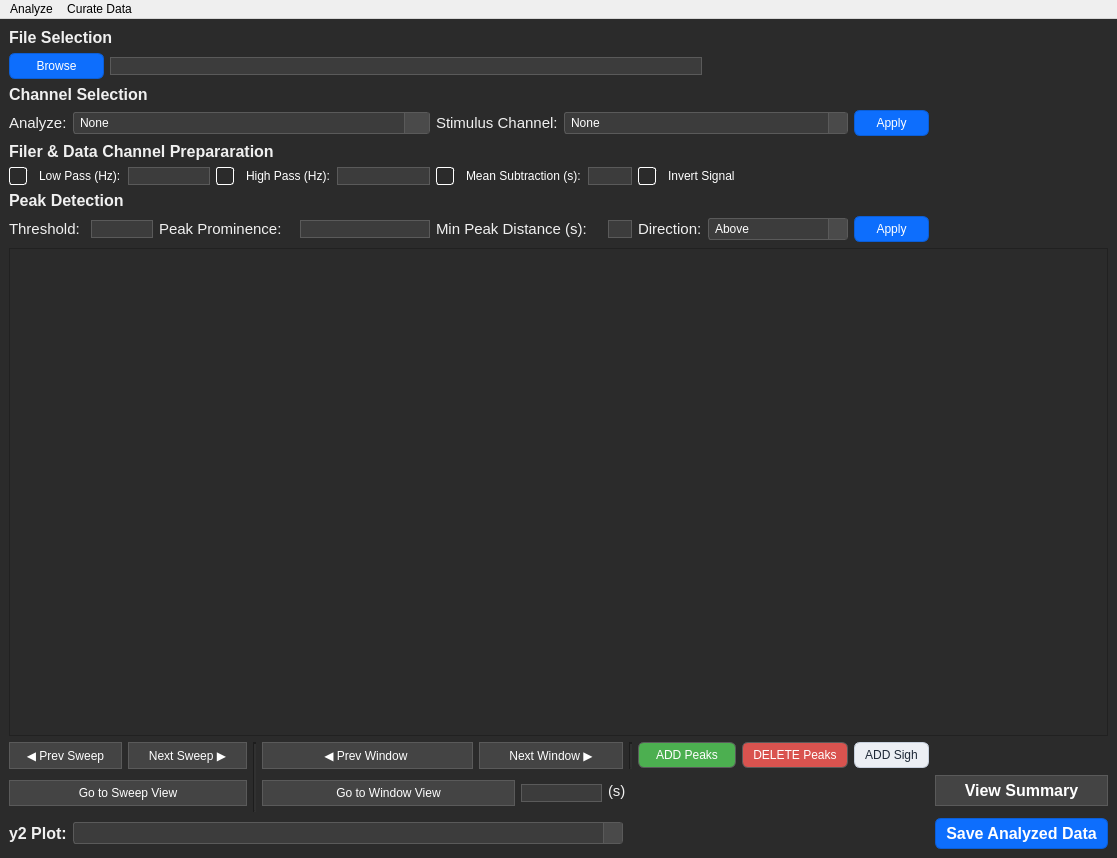
<?xml version="1.0" encoding="UTF-8"?>
<ui version="4.0">
 <class>MainWindow</class>
 <widget class="QMainWindow" name="MainWindow">
  <property name="geometry">
   <rect>
    <x>0</x>
    <y>0</y>
    <width>1073</width>
    <height>858</height>
   </rect>
  </property>
  <property name="windowTitle">
   <string>PlethAnalysisApp V0.1</string>
  </property>
  <property name="windowIcon">
   <iconset theme="applications-science"/>
  </property>
  <property name="autoFillBackground">
   <bool>true</bool>
  </property>
  <property name="styleSheet">
   <string notr="true"/>
  </property>
  <widget class="QWidget" name="centralwidget">
   <property name="styleSheet">
    <string notr="true">QWidget {
    background-color: #2b2b2b;
    color: #f0f0f0;
}

QLineEdit, QTextEdit, QPlainTextEdit {
    background-color: #3c3c3c;
    color: #ffffff;
    border: 1px solid #5a5a5a;
}

/* Buttons */
QPushButton {
    background-color: #444444;
    color: #ffffff;
    border: 1px solid #5a5a5a;
    padding: 5px;
}
QPushButton:hover { background-color: #555555; }
QPushButton:pressed { background-color: #333333; }

/* Checkboxes */
#centralwidget QCheckBox { color: #ffffff; }
#centralwidget QCheckBox:disabled { color: #7f8899; }

/* Combo boxes — match text boxes */
#centralwidget QComboBox {
    background-color: #3c3c3c;
    color: #ffffff;
    border: 1px solid #5a5a5a;
    padding: 2px 6px;
    border-radius: 3px;
}
#centralwidget QComboBox:hover {
    background-color: #454545;   /* subtle hover */
}
#centralwidget QComboBox:disabled {
    background-color: #2f2f2f;
    color: #9a9a9a;
    border-color: #4a4a4a;
}

/* Drop-down button area (kept slightly lighter so the default arrow is visible) */
#centralwidget QComboBox::drop-down {
    background: #4a4a4a;
    border-left: 1px solid #5a5a5a;
    width: 18px;
}

/* Popup list */
#centralwidget QComboBox QAbstractItemView {
    background: #3c3c3c;
    color: #ffffff;
    border: 1px solid #5a5a5a;
    selection-background-color: #555555;
    selection-color: #ffffff;
    outline: 0;
}

/* If any combo is editable, make its inner editor match too */
#centralwidget QComboBox QLineEdit {
    background-color: #3c3c3c;
    color: #ffffff;
    border: none;
}


/* White outline for checkbox indicator (the little box) */
#centralwidget QCheckBox::indicator {
    width: 16px;
    height: 16px;
    border: 1px solid #ffffff;    /* &lt;- white outline */
    border-radius: 3px;           /* optional */
    background: transparent;      /* keep your dark bg showing through */
    margin-right: 6px;            /* space between box and label */
}

#centralwidget QCheckBox::indicator:hover {
    border-color: #b6bfda;        /* softer hover hint */
}

#centralwidget QCheckBox::indicator:checked {
    background: #0d6efd;          /* blue fill when checked (optional) */
    border-color: #ffffff;        /* keep white outline when checked */
}

#centralwidget QCheckBox::indicator:disabled {
    border-color: #7f8899;        /* muted outline when disabled */
    background: transparent;
}
</string>
   </property>
   <layout class="QGridLayout" name="gridLayout">
    <item row="10" column="8" rowspan="2" colspan="5">
     <widget class="QPushButton" name="SnaptoWindowButton">
      <property name="text">
       <string>Go to Window View</string>
      </property>
     </widget>
    </item>
    <item row="9" column="20">
     <widget class="QPushButton" name="deletePeaksButton">
      <property name="styleSheet">
       <string notr="true">QPushButton {
    background-color: #d9534f;   /* normal red */
    color: white;
    border-radius: 6px;
    padding: 5px 10px;
}

/* Hover state */
QPushButton:hover {
    background-color: #c9302c;   /* darker red */
}

/* Pressed/clicked state */
QPushButton:pressed {
    background-color: #a71d2a;   /* even darker red */
}
</string>
      </property>
      <property name="text">
       <string>DELETE Peaks</string>
      </property>
     </widget>
    </item>
    <item row="5" column="4" colspan="2">
     <widget class="QLineEdit" name="LowPassVal"/>
    </item>
    <item row="3" column="0">
     <widget class="QLabel" name="AnalyzeLabel">
      <property name="font">
       <font>
        <pointsize>11</pointsize>
        <bold>false</bold>
       </font>
      </property>
      <property name="text">
       <string>Analyze:</string>
      </property>
     </widget>
    </item>
    <item row="4" column="0" colspan="11">
     <widget class="QLabel" name="FilterLabel">
      <property name="font">
       <font>
        <pointsize>12</pointsize>
        <bold>true</bold>
       </font>
      </property>
      <property name="text">
       <string>Filer &amp; Data Channel Prepararation</string>
      </property>
     </widget>
    </item>
    <item row="9" column="12" colspan="5">
     <widget class="QPushButton" name="NextWindowButton">
      <property name="text">
       <string>Next Window ▶</string>
      </property>
     </widget>
    </item>
    <item row="5" column="0" colspan="4">
     <widget class="QCheckBox" name="LowPass_checkBox">
      <property name="text">
       <string>Low Pass (Hz):</string>
      </property>
     </widget>
    </item>
    <item row="7" column="5" colspan="4">
     <widget class="QLabel" name="PeakProminenceLabel">
      <property name="font">
       <font>
        <pointsize>11</pointsize>
        <bold>false</bold>
       </font>
      </property>
      <property name="text">
       <string>Peak Prominence:</string>
      </property>
     </widget>
    </item>
    <item row="3" column="11" colspan="3">
     <widget class="QLabel" name="StimChanSelectLabel">
      <property name="font">
       <font>
        <pointsize>11</pointsize>
        <bold>false</bold>
       </font>
      </property>
      <property name="text">
       <string>Stimulus Channel:</string>
      </property>
     </widget>
    </item>
    <item row="3" column="1" colspan="10">
     <widget class="QComboBox" name="AnalyzeChanSelect">
      <property name="styleSheet">
       <string notr="true">/* Combo boxes — match text boxes */
#centralwidget QComboBox {
    background-color: #3c3c3c;
    color: #ffffff;
    border: 1px solid #5a5a5a;
    padding: 2px 6px;
    border-radius: 3px;
    padding-right: 24px;              /* make room for the arrow */
}

#centralwidget QComboBox:hover {
    background-color: #454545;        /* subtle hover */
}

#centralwidget QComboBox:disabled {
    background-color: #2f2f2f;
    color: #9a9a9a;
    border-color: #4a4a4a;
}

/* Drop-down button area */
#centralwidget QComboBox::drop-down {
    background: #4a4a4a;
    border-left: 1px solid #5a5a5a;
    width: 24px;                      /* matches the padding-right above */
}

/* Visible light arrow (uses Qt’s built-in pixmap) */
#centralwidget QComboBox::down-arrow {
    image: url(:/qt-project.org/styles/commonstyle/images/arrowdown-16.png);
    width: 12px;
    height: 12px;
    subcontrol-origin: padding;
    subcontrol-position: center;
}

/* Pressed / open state nudges the arrow for feedback */
#centralwidget QComboBox::down-arrow:on {
    position: relative;
    top: 1px;
    left: 0px;
}

/* Optional: dim the arrow when disabled */
#centralwidget QComboBox::down-arrow:disabled {
    image: url(:/qt-project.org/styles/commonstyle/images/arrowdown-16.png);
    /* Qt doesn't support opacity in QSS; rely on darker bg + disabled text color */
}
</string>
      </property>
      <item>
       <property name="text">
        <string>None</string>
       </property>
      </item>
     </widget>
    </item>
    <item row="12" column="1" colspan="16">
     <widget class="QComboBox" name="y2plot_dropdown"/>
    </item>
    <item row="6" column="0" colspan="11">
     <widget class="QLabel" name="PeakDetectionLabel">
      <property name="font">
       <font>
        <pointsize>12</pointsize>
        <bold>true</bold>
       </font>
      </property>
      <property name="text">
       <string>Peak Detection</string>
      </property>
     </widget>
    </item>
    <item row="5" column="10">
     <widget class="QLineEdit" name="HighPassVal"/>
    </item>
    <item row="0" column="0" colspan="4">
     <widget class="QLabel" name="FileSelectionLabel">
      <property name="font">
       <font>
        <pointsize>12</pointsize>
        <bold>true</bold>
       </font>
      </property>
      <property name="text">
       <string>File Selection</string>
      </property>
     </widget>
    </item>
    <item row="5" column="11" colspan="4">
     <widget class="QCheckBox" name="MeanSubtract_checkBox">
      <property name="text">
       <string>Mean Subtraction (s):</string>
      </property>
     </widget>
    </item>
    <item row="3" column="21">
     <widget class="QPushButton" name="ApplyChanPushButton">
      <property name="styleSheet">
       <string notr="true">QPushButton#ApplyChanPushButton {
    background-color: #0d6efd;   /* primary blue */
    color: white;
    border: 1px solid #0b5ed7;
    border-radius: 6px;
    padding: 5px 10px;
}

/* Hover */
QPushButton#ApplyChanPushButton:hover {
    background-color: #0b5ed7;
}

/* Pressed */
QPushButton#ApplyChanPushButton:pressed {
    background-color: #0a58ca;
}

/* Keyboard focus ring */
QPushButton#ApplyChanPushButton:focus {
    outline: none;
    border: 2px solid #b6d4fe;   /* subtle focus ring */
}

/* Disabled */
QPushButton#ApplyChanPushButton:disabled {
    background-color: #9ec5fe;
    border-color: #9ec5fe;
    color: #eef4ff;
}
</string>
      </property>
      <property name="text">
       <string>Apply</string>
      </property>
     </widget>
    </item>
    <item row="9" column="8" colspan="4">
     <widget class="QPushButton" name="PrevWindowButton">
      <property name="text">
       <string>◀ Prev Window </string>
      </property>
     </widget>
    </item>
    <item row="12" column="22" colspan="2">
     <widget class="QPushButton" name="SaveAnalyzedDataButton">
      <property name="font">
       <font>
        <pointsize>12</pointsize>
        <bold>true</bold>
       </font>
      </property>
      <property name="autoFillBackground">
       <bool>false</bool>
      </property>
      <property name="styleSheet">
       <string notr="true">QPushButton#SaveAnalyzedDataButton {
    background-color: #0d6efd;   /* primary blue */
    color: white;
    border: 1px solid #0b5ed7;
    border-radius: 6px;
    padding: 5px 10px;
}

/* Hover */
QPushButton#SaveAnalyzedDataButton:hover {
    background-color: #0b5ed7;
}

/* Pressed */
QPushButton#SaveAnalyzedDataButton:pressed {
    background-color: #0a58ca;
}

/* Keyboard focus ring */
QPushButton#SaveAnalyzedDataButton:focus {
    outline: none;
    border: 2px solid #b6d4fe;   /* subtle focus ring */
}

/* Disabled */
QPushButton#SaveAnalyzedDataButton:disabled {
    background-color: #9ec5fe;
    border-color: #9ec5fe;
    color: #eef4ff;
}
</string>
      </property>
      <property name="text">
       <string>Save Analyzed Data</string>
      </property>
     </widget>
    </item>
    <item row="9" column="4" colspan="3">
     <widget class="QPushButton" name="NextSweepButton">
      <property name="text">
       <string>Next Sweep ▶</string>
      </property>
     </widget>
    </item>
    <item row="5" column="15" colspan="3">
     <widget class="QLineEdit" name="MeanSubractVal"/>
    </item>
    <item row="10" column="16" colspan="2">
     <widget class="QLabel" name="WindowRangeLabel">
      <property name="font">
       <font>
        <pointsize>11</pointsize>
        <bold>false</bold>
       </font>
      </property>
      <property name="text">
       <string>(s)</string>
      </property>
     </widget>
    </item>
    <item row="2" column="0" colspan="6">
     <widget class="QLabel" name="ChannelSelectionLabel">
      <property name="font">
       <font>
        <pointsize>12</pointsize>
        <bold>true</bold>
       </font>
      </property>
      <property name="text">
       <string>Channel Selection</string>
      </property>
     </widget>
    </item>
    <item row="1" column="3" colspan="16">
     <widget class="QLineEdit" name="BrowseFilePath"/>
    </item>
    <item row="7" column="18">
     <widget class="QLabel" name="ThreshDirect">
      <property name="font">
       <font>
        <pointsize>11</pointsize>
        <bold>false</bold>
       </font>
      </property>
      <property name="text">
       <string>Direction:</string>
      </property>
     </widget>
    </item>
    <item row="9" column="17">
     <widget class="Line" name="line_2">
      <property name="lineWidth">
       <number>2</number>
      </property>
      <property name="orientation">
       <enum>Qt::Vertical</enum>
      </property>
     </widget>
    </item>
    <item row="7" column="0" colspan="2">
     <widget class="QLabel" name="ThresholdLabel">
      <property name="font">
       <font>
        <pointsize>11</pointsize>
        <bold>false</bold>
       </font>
      </property>
      <property name="text">
       <string>Threshold:</string>
      </property>
     </widget>
    </item>
    <item row="10" column="0" rowspan="2" colspan="7">
     <widget class="QPushButton" name="SnaptoSweepButton">
      <property name="text">
       <string>Go to Sweep View</string>
      </property>
     </widget>
    </item>
    <item row="8" column="0" colspan="24">
     <widget class="QFrame" name="MainPlot">
      <property name="sizePolicy">
       <sizepolicy hsizetype="Expanding" vsizetype="Expanding">
        <horstretch>0</horstretch>
        <verstretch>0</verstretch>
       </sizepolicy>
      </property>
      <property name="frameShape">
       <enum>QFrame::StyledPanel</enum>
      </property>
      <property name="frameShadow">
       <enum>QFrame::Raised</enum>
      </property>
      <property name="lineWidth">
       <number>3</number>
      </property>
     </widget>
    </item>
    <item row="3" column="14" colspan="7">
     <widget class="QComboBox" name="StimChanSelect">
      <item>
       <property name="text">
        <string>None</string>
       </property>
      </item>
     </widget>
    </item>
    <item row="1" column="0" colspan="3">
     <widget class="QPushButton" name="BrowseButton">
      <property name="palette">
       <palette>
        <active>
         <colorrole role="WindowText">
          <brush brushstyle="SolidPattern">
           <color alpha="255">
            <red>255</red>
            <green>255</green>
            <blue>255</blue>
           </color>
          </brush>
         </colorrole>
         <colorrole role="Button">
          <brush brushstyle="SolidPattern">
           <color alpha="255">
            <red>13</red>
            <green>110</green>
            <blue>253</blue>
           </color>
          </brush>
         </colorrole>
         <colorrole role="Text">
          <brush brushstyle="SolidPattern">
           <color alpha="255">
            <red>255</red>
            <green>255</green>
            <blue>255</blue>
           </color>
          </brush>
         </colorrole>
         <colorrole role="ButtonText">
          <brush brushstyle="SolidPattern">
           <color alpha="255">
            <red>255</red>
            <green>255</green>
            <blue>255</blue>
           </color>
          </brush>
         </colorrole>
         <colorrole role="Base">
          <brush brushstyle="SolidPattern">
           <color alpha="255">
            <red>13</red>
            <green>110</green>
            <blue>253</blue>
           </color>
          </brush>
         </colorrole>
         <colorrole role="Window">
          <brush brushstyle="SolidPattern">
           <color alpha="255">
            <red>13</red>
            <green>110</green>
            <blue>253</blue>
           </color>
          </brush>
         </colorrole>
         <colorrole role="PlaceholderText">
          <brush brushstyle="SolidPattern">
           <color alpha="128">
            <red>255</red>
            <green>255</green>
            <blue>255</blue>
           </color>
          </brush>
         </colorrole>
        </active>
        <inactive>
         <colorrole role="WindowText">
          <brush brushstyle="SolidPattern">
           <color alpha="255">
            <red>255</red>
            <green>255</green>
            <blue>255</blue>
           </color>
          </brush>
         </colorrole>
         <colorrole role="Button">
          <brush brushstyle="SolidPattern">
           <color alpha="255">
            <red>13</red>
            <green>110</green>
            <blue>253</blue>
           </color>
          </brush>
         </colorrole>
         <colorrole role="Text">
          <brush brushstyle="SolidPattern">
           <color alpha="255">
            <red>255</red>
            <green>255</green>
            <blue>255</blue>
           </color>
          </brush>
         </colorrole>
         <colorrole role="ButtonText">
          <brush brushstyle="SolidPattern">
           <color alpha="255">
            <red>255</red>
            <green>255</green>
            <blue>255</blue>
           </color>
          </brush>
         </colorrole>
         <colorrole role="Base">
          <brush brushstyle="SolidPattern">
           <color alpha="255">
            <red>13</red>
            <green>110</green>
            <blue>253</blue>
           </color>
          </brush>
         </colorrole>
         <colorrole role="Window">
          <brush brushstyle="SolidPattern">
           <color alpha="255">
            <red>13</red>
            <green>110</green>
            <blue>253</blue>
           </color>
          </brush>
         </colorrole>
         <colorrole role="PlaceholderText">
          <brush brushstyle="SolidPattern">
           <color alpha="128">
            <red>255</red>
            <green>255</green>
            <blue>255</blue>
           </color>
          </brush>
         </colorrole>
        </inactive>
        <disabled>
         <colorrole role="WindowText">
          <brush brushstyle="SolidPattern">
           <color alpha="255">
            <red>238</red>
            <green>244</green>
            <blue>255</blue>
           </color>
          </brush>
         </colorrole>
         <colorrole role="Button">
          <brush brushstyle="SolidPattern">
           <color alpha="255">
            <red>158</red>
            <green>197</green>
            <blue>254</blue>
           </color>
          </brush>
         </colorrole>
         <colorrole role="Text">
          <brush brushstyle="SolidPattern">
           <color alpha="255">
            <red>238</red>
            <green>244</green>
            <blue>255</blue>
           </color>
          </brush>
         </colorrole>
         <colorrole role="ButtonText">
          <brush brushstyle="SolidPattern">
           <color alpha="255">
            <red>238</red>
            <green>244</green>
            <blue>255</blue>
           </color>
          </brush>
         </colorrole>
         <colorrole role="Base">
          <brush brushstyle="SolidPattern">
           <color alpha="255">
            <red>158</red>
            <green>197</green>
            <blue>254</blue>
           </color>
          </brush>
         </colorrole>
         <colorrole role="Window">
          <brush brushstyle="SolidPattern">
           <color alpha="255">
            <red>158</red>
            <green>197</green>
            <blue>254</blue>
           </color>
          </brush>
         </colorrole>
         <colorrole role="PlaceholderText">
          <brush brushstyle="SolidPattern">
           <color alpha="128">
            <red>238</red>
            <green>244</green>
            <blue>255</blue>
           </color>
          </brush>
         </colorrole>
        </disabled>
       </palette>
      </property>
      <property name="styleSheet">
       <string notr="true">/* Only this button */
QPushButton#BrowseButton {
    background-color: #0d6efd;   /* primary blue */
    color: white;
    border: 1px solid #0b5ed7;
    border-radius: 6px;
    padding: 5px 10px;
}

/* Hover */
QPushButton#BrowseButton:hover {
    background-color: #0b5ed7;
}

/* Pressed */
QPushButton#BrowseButton:pressed {
    background-color: #0a58ca;
}

/* Keyboard focus ring */
QPushButton#BrowseButton:focus {
    outline: none;
    border: 2px solid #b6d4fe;   /* subtle focus ring */
}

/* Disabled */
QPushButton#BrowseButton:disabled {
    background-color: #9ec5fe;
    border-color: #9ec5fe;
    color: #eef4ff;
}
</string>
      </property>
      <property name="text">
       <string>Browse</string>
      </property>
     </widget>
    </item>
    <item row="7" column="11" colspan="5">
     <widget class="QLabel" name="PeakDistanceLabel">
      <property name="font">
       <font>
        <pointsize>11</pointsize>
        <bold>false</bold>
       </font>
      </property>
      <property name="text">
       <string>Min Peak Distance (s):</string>
      </property>
     </widget>
    </item>
    <item row="5" column="18" colspan="2">
     <widget class="QCheckBox" name="InvertSignal_checkBox">
      <property name="styleSheet">
       <string notr="true">/* Make all checkbox labels white */
QCheckBox {
    color: #ffffff;
}

/* Dim when disabled */
QCheckBox:disabled {
    color: #7f8899;
}
</string>
      </property>
      <property name="text">
       <string>Invert Signal</string>
      </property>
     </widget>
    </item>
    <item row="9" column="18" colspan="2">
     <widget class="QPushButton" name="addPeaksButton">
      <property name="styleSheet">
       <string notr="true">QPushButton {
    background-color: #4CAF50;   /* normal (medium green) */
    color: white;
    border-radius: 6px;
    padding: 5px 10px;
}

/* Hover state */
QPushButton:hover {
    background-color: #45a049;   /* darker green */
}

/* Pressed/clicked state */
QPushButton:pressed {
    background-color: #3e8e41;   /* even darker green */
}
</string>
      </property>
      <property name="text">
       <string>ADD Peaks</string>
      </property>
     </widget>
    </item>
    <item row="7" column="19" colspan="2">
     <widget class="QComboBox" name="PeakDetectionDirection">
      <item>
       <property name="text">
        <string>Above</string>
       </property>
      </item>
      <item>
       <property name="text">
        <string>Below</string>
       </property>
      </item>
     </widget>
    </item>
    <item row="12" column="0">
     <widget class="QLabel" name="y2plotlabel">
      <property name="font">
       <font>
        <pointsize>12</pointsize>
        <bold>true</bold>
       </font>
      </property>
      <property name="text">
       <string>y2 Plot:</string>
      </property>
     </widget>
    </item>
    <item row="9" column="7" rowspan="3">
     <widget class="Line" name="line">
      <property name="lineWidth">
       <number>2</number>
      </property>
      <property name="orientation">
       <enum>Qt::Vertical</enum>
      </property>
     </widget>
    </item>
    <item row="7" column="21">
     <widget class="QPushButton" name="ApplyPeakFindPushButton">
      <property name="styleSheet">
       <string notr="true">QPushButton#ApplyPeakFindPushButton {
    background-color: #0d6efd;   /* primary blue */
    color: white;
    border: 1px solid #0b5ed7;
    border-radius: 6px;
    padding: 5px 10px;
}

/* Hover */
QPushButton#ApplyPeakFindPushButton:hover {
    background-color: #0b5ed7;
}

/* Pressed */
QPushButton#ApplyPeakFindPushButton:pressed {
    background-color: #0a58ca;
}

/* Keyboard focus ring */
QPushButton#ApplyPeakFindPushButton:focus {
    outline: none;
    border: 2px solid #b6d4fe;   /* subtle focus ring */
}

/* Disabled */
QPushButton#ApplyPeakFindPushButton:disabled {
    background-color: #9ec5fe;
    border-color: #9ec5fe;
    color: #eef4ff;
}
</string>
      </property>
      <property name="text">
       <string>Apply</string>
      </property>
     </widget>
    </item>
    <item row="7" column="9" colspan="2">
     <widget class="QLineEdit" name="PeakPromValue"/>
    </item>
    <item row="7" column="16" colspan="2">
     <widget class="QLineEdit" name="MinPeakDistValue"/>
    </item>
    <item row="9" column="0" colspan="4">
     <widget class="QPushButton" name="PrevSweepButton">
      <property name="text">
       <string>◀ Prev Sweep</string>
      </property>
     </widget>
    </item>
    <item row="5" column="6" colspan="4">
     <widget class="QCheckBox" name="HighPass_checkBox">
      <property name="text">
       <string>High Pass (Hz):</string>
      </property>
     </widget>
    </item>
    <item row="10" column="13" rowspan="2" colspan="3">
     <widget class="QLineEdit" name="WindowRangeValue"/>
    </item>
    <item row="7" column="2" colspan="3">
     <widget class="QLineEdit" name="ThreshVal"/>
    </item>
    <item row="9" column="21">
     <widget class="QPushButton" name="addSighButton">
      <property name="styleSheet">
       <string notr="true">QPushButton {
    background-color: #ECEFF4;   /* light gray */
    color: #1F2937;              /* dark text */
    border: 1px solid #C7D0DD;   /* subtle border */
    border-radius: 6px;
    padding: 5px 10px;
}

/* Hover state */
QPushButton:hover {
    background-color: #E2E8F0;   /* slightly darker gray */
}

/* Pressed/clicked state */
QPushButton:pressed {
    background-color: #CBD5E1;   /* darker gray */
}
</string>
      </property>
      <property name="text">
       <string>ADD Sigh</string>
      </property>
      <property name="startHidden" stdset="0">
       <bool>false</bool>
      </property>
     </widget>
    </item>
    <item row="10" column="22" colspan="2">
     <widget class="QPushButton" name="ViewSummary_pushButton">
      <property name="font">
       <font>
        <pointsize>12</pointsize>
        <bold>true</bold>
       </font>
      </property>
      <property name="text">
       <string>View Summary</string>
      </property>
      <property name="startHidden" stdset="0">
       <bool>false</bool>
      </property>
     </widget>
    </item>
   </layout>
   <zorder>BrowseButton</zorder>
   <zorder>MainPlot</zorder>
   <zorder>PrevSweepButton</zorder>
   <zorder>NextSweepButton</zorder>
   <zorder>PrevWindowButton</zorder>
   <zorder>NextWindowButton</zorder>
   <zorder>addPeaksButton</zorder>
   <zorder>deletePeaksButton</zorder>
   <zorder>line</zorder>
   <zorder>line_2</zorder>
   <zorder>y2plot_dropdown</zorder>
   <zorder>SaveAnalyzedDataButton</zorder>
   <zorder>BrowseFilePath</zorder>
   <zorder>y2plotlabel</zorder>
   <zorder>FileSelectionLabel</zorder>
   <zorder>ChannelSelectionLabel</zorder>
   <zorder>AnalyzeLabel</zorder>
   <zorder>AnalyzeChanSelect</zorder>
   <zorder>StimChanSelect</zorder>
   <zorder>StimChanSelectLabel</zorder>
   <zorder>WindowRangeLabel</zorder>
   <zorder>WindowRangeValue</zorder>
   <zorder>SnaptoSweepButton</zorder>
   <zorder>SnaptoWindowButton</zorder>
   <zorder>FilterLabel</zorder>
   <zorder>LowPassVal</zorder>
   <zorder>LowPass_checkBox</zorder>
   <zorder>HighPass_checkBox</zorder>
   <zorder>HighPassVal</zorder>
   <zorder>MeanSubtract_checkBox</zorder>
   <zorder>InvertSignal_checkBox</zorder>
   <zorder>PeakDetectionLabel</zorder>
   <zorder>ThresholdLabel</zorder>
   <zorder>ThreshVal</zorder>
   <zorder>PeakPromValue</zorder>
   <zorder>PeakProminenceLabel</zorder>
   <zorder>MinPeakDistValue</zorder>
   <zorder>PeakDistanceLabel</zorder>
   <zorder>ThreshDirect</zorder>
   <zorder>PeakDetectionDirection</zorder>
   <zorder>MeanSubractVal</zorder>
   <zorder>ApplyChanPushButton</zorder>
   <zorder>ApplyPeakFindPushButton</zorder>
   <zorder>addSighButton</zorder>
   <zorder>ViewSummary_pushButton</zorder>
  </widget>
  <widget class="QMenuBar" name="menuBar">
   <property name="geometry">
    <rect>
     <x>0</x>
     <y>0</y>
     <width>1073</width>
     <height>22</height>
    </rect>
   </property>
   <widget class="QMenu" name="menuAnalyze">
    <property name="title">
     <string>Analyze</string>
    </property>
   </widget>
   <widget class="QMenu" name="menuCurate_Data">
    <property name="title">
     <string>Curate Data</string>
    </property>
   </widget>
   <addaction name="menuAnalyze"/>
   <addaction name="menuCurate_Data"/>
  </widget>
 </widget>
 <resources/>
 <connections/>
</ui>
